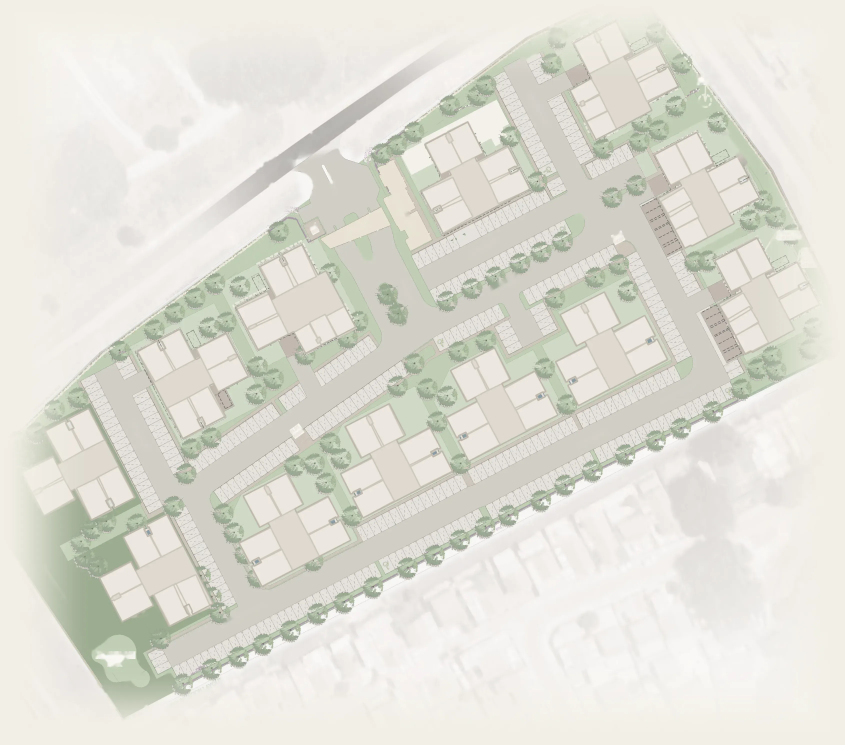
#> input picture assets/oh/oh-site-plan-bg.webp, 3380 x 2980 px (shown at 1/4 size)
$ python score_bays.py ../oh-site-plan-bg-v5.webp ../oh-site-plan-bg.webp ../oh-site-plan-bg.webp ../oh-site-plan-bg.webp ../oh-site-plan-bg.webp 1.0
#> lines starting #> are read from the running program, lines starting #| are printed output that depends on the picture
#!/usr/bin/env python3
"""score_bays.py - pick, per row, whichever candidate geometry sits on the
drawn bay lines best, then refine it rigidly against the raster.

Score of a set of rectangles = mean darkness sampled along their outlines
(the drawn front/back lines and dividers) minus mean darkness inside them.
Candidates are the outputs of the two detectors; the better one per row is
then shifted (+-4 across, +-2 along) and tilted (+-1.5 deg) to the maximum.

  python3 score_bays.py original.svg candA.svg candB.svg bg.webp out.svg
"""
import re, sys, math, json, numpy as np
from PIL import Image
from scipy import ndimage

orig, candA, candB, bgp, dst = sys.argv[1:6]
D_STD = float(sys.argv[6]) if len(sys.argv) > 6 else 31.3
BG = 255 - np.array(Image.open(bgp).convert('L')).astype(float)
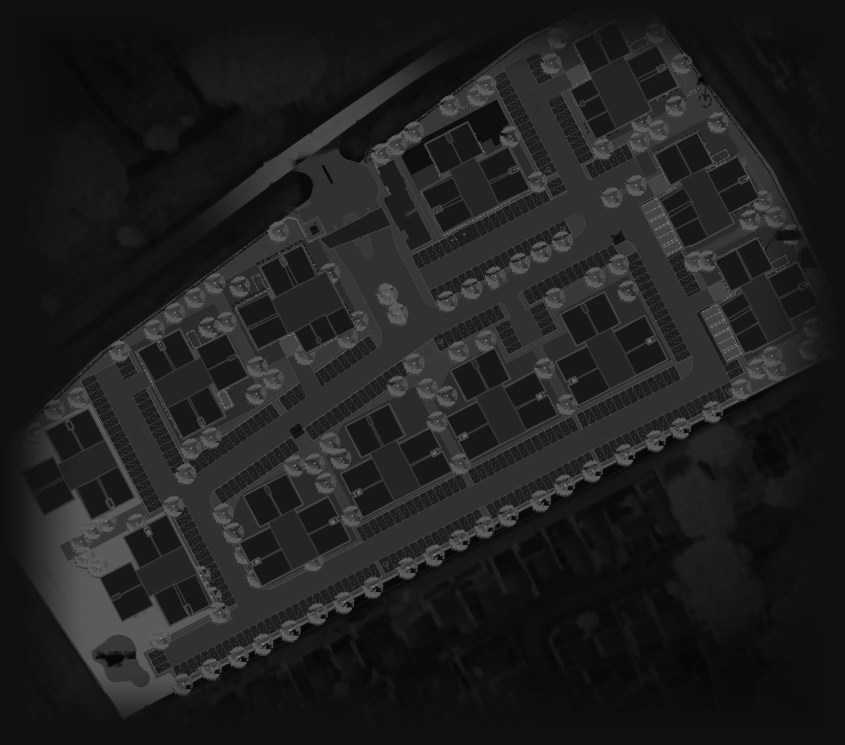
#> BG: shape (2980, 3380) float64 (shown at 1/4 size); min 0, max 168, mean 31.8
S = BG.shape[1] / 1690.0
#> S = 2

def load(f):
#> (the run stopped early here; a loop or call above may not have finished)
